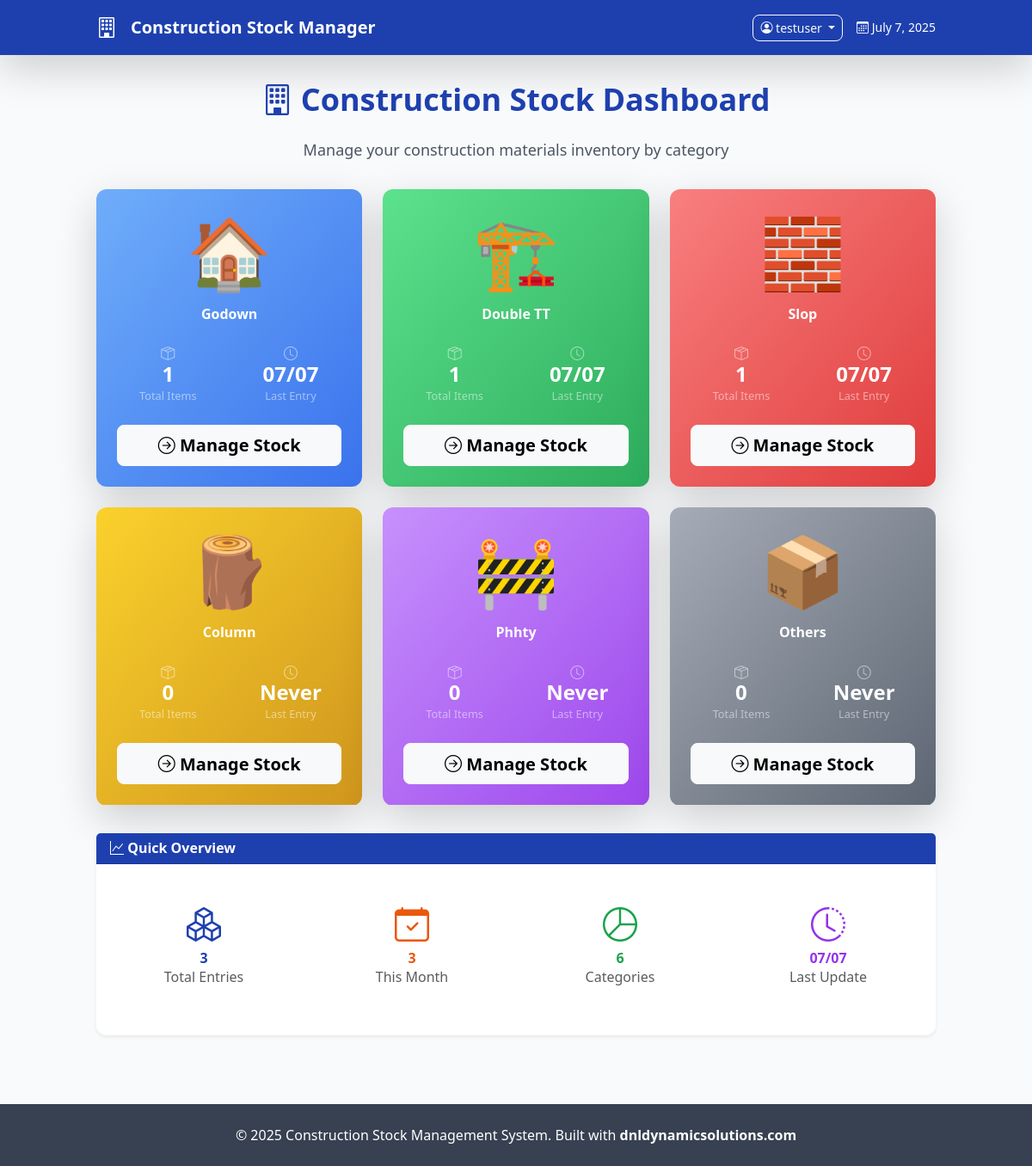
The page / (signed in) on the database its author committed.
### models.py (models this page shows, shortened)
class User(UserMixin, db.Model):
    __tablename__ = 'users'
    id = db.Column(db.Integer, primary_key=True)
    username = db.Column(db.String(80), unique=True, nullable=False)
    email = db.Column(db.String(120), unique=True, nullable=False)
    password_hash = db.Column(db.String(256), nullable=False)
    created_at = db.Column(db.DateTime, default=datetime.utcnow)

class StockEntry(db.Model):
    __tablename__ = 'stock_entries'
    CATEGORY_CHOICES = [
        ('godown', 'Godown'),
        ('double_tt', 'Double TT'),
        ('slop', 'Slop'),
        ('column', 'Column'),
        ('phhty', 'Phhty'),
        ('others', 'Others'),
    ]
    serial_no = db.Column(db.Integer, primary_key=True, autoincrement=True)
    category = db.Column(db.String(20), nullable=False)
    size = db.Column(db.String(100), nullable=False)
    quantity = db.Column(db.Integer, nullable=False)
    product_details = db.Column(db.Text, nullable=True)
    timestamp = db.Column(db.DateTime, default=datetime.utcnow)

### routes.py (the view)
@app.route('/')
def index():
    if not current_user.is_authenticated:
        return redirect(url_for('login'))
    category_stats = {}
    for category_key in CATEGORIES.keys():
        entries = StockEntry.query.filter_by(category=category_key).all()
        category_stats[category_key] = {
            'total_items': len(entries),
            'total_quantity': sum(entry.quantity for entry in entries),
            'last_entry': entries[-1].timestamp.strftime('%m/%d') if entries else 'Never'
        }
    total_entries = StockEntry.query.count()
    from datetime import datetime
    current_month = datetime.now().month
    current_year = datetime.now().year
    monthly_entries = StockEntry.query.filter(
        extract('month', StockEntry.timestamp) == current_month,
        extract('year', StockEntry.timestamp) == current_year
    ).count()
    last_entry = StockEntry.query.order_by(StockEntry.timestamp.desc()).first()
    last_entry_date = last_entry.timestamp.strftime('%m/%d') if last_entry else 'Never'
    return render_template('index.html',
                         categories=CATEGORIES,
                         category_stats=category_stats,
                         total_entries=total_entries,
                         monthly_entries=monthly_entries,
                         last_entry_date=last_entry_date)

### app.py (called while the page is built)
@login_manager.user_loader
def load_user(user_id):
    from models import User
    return User.query.get(int(user_id))

### templates/index.html (shortened to what this page needs)
{% extends "base.html" %}
{% block content %}
<div class="text-center mb-8">
    <h1 class="text-4xl font-bold text-construction-blue mb-4">
        <i class="bi bi-building"></i>
        Construction Stock Dashboard
    </h1>
    <p class="text-lg text-gray-600">Manage your construction materials inventory by category</p>
</div>
<div class="row g-4">
    {% for category_key, category_info in categories.items() %}
    <div class="col-md-6 col-lg-4">
        <div class="card category-card h-100 shadow-lg border-0 overflow-hidden position-relative">
            <div class="card-body d-flex flex-column p-4">
                <div class="text-center mb-4">
                    <div class="category-icon mb-3">
                        <span class="display-1">{{ category_info.icon }}</span>
                    </div>
                    <h4 class="card-title text-white fw-bold mb-0">{{ category_info.name }}</h4>
                </div>
                <div class="category-stats mb-4">
                    <div class="row text-center">
                        <div class="col-6">
                            <div class="stat-item">
                                <i class="bi bi-box-seam text-white-50"></i>
                                <div class="stat-number text-white fw-bold">{{ category_stats[category_key].total_items }}</div>
                                <div class="stat-label text-white-50 small">Total Items</div>
                            </div>
                        </div>
                        <div class="col-6">
                            <div class="stat-item">
                                <i class="bi bi-clock text-white-50"></i>
                                <div class="stat-number text-white fw-bold">{{ category_stats[category_key].last_entry }}</div>
                                <div class="stat-label text-white-50 small">Last Entry</div>
                            </div>
                        </div>
                    </div>
                </div>
                <div class="mt-auto">
                    <a href="{{ url_for('category_view', category_name=category_key) }}"
                       class="btn btn-light btn-lg w-100 fw-bold">
                        <i class="bi bi-arrow-right-circle"></i>
                        Manage Stock
                    </a>
                </div>
            </div>
            <div class="category-gradient bg-gradient-to-br {{ category_info.gradient }}"></div>
        </div>
    </div>
    {% endfor %}
</div>
<div class="row mt-8">
    <div class="col-12">
        <div class="card shadow-sm border-0">
            <div class="card-header bg-construction-blue text-white">
                <h5 class="card-title mb-0">
                    <i class="bi bi-graph-up"></i>
                    Quick Overview
                </h5>
            </div>
            <div class="card-body">
                <div class="row text-center">
                    <div class="col-md-3 col-6 mb-3">
                        <div class="stat-card">
                            <i class="bi bi-boxes text-construction-blue fs-1"></i>
                            <h3 class="text-construction-blue fw-bold">{{ total_entries }}</h3>
                            <p class="text-muted">Total Entries</p>
                        </div>
                    </div>
                    <div class="col-md-3 col-6 mb-3">
                        <div class="stat-card">
                            <i class="bi bi-calendar-check text-construction-orange fs-1"></i>
                            <h3 class="text-construction-orange fw-bold">{{ monthly_entries }}</h3>
                            <p class="text-muted">This Month</p>
                        </div>
                    </div>
                    <div class="col-md-3 col-6 mb-3">
                        <div class="stat-card">
                            <i class="bi bi-pie-chart text-green-600 fs-1"></i>
                            <h3 class="text-green-600 fw-bold">6</h3>
                            <p class="text-muted">Categories</p>
                        </div>
                    </div>
                    <div class="col-md-3 col-6 mb-3">
                        <div class="stat-card">
                            <i class="bi bi-clock-history text-purple-600 fs-1"></i>
                            <h3 class="text-purple-600 fw-bold">{{ last_entry_date }}</h3>
                            <p class="text-muted">Last Update</p>
                        </div>
                    </div>
                </div>
            </div>
        </div>
    </div>
</div>
{% endblock %}

### templates/base.html (shortened to what this page needs)
<!DOCTYPE html>
<html lang="en">
<head>
    <link href="https://cdn.jsdelivr.net/npm/bootstrap@5.3.0/dist/css/bootstrap.min.css" rel="stylesheet">
    <script src="https://cdn.tailwindcss.com"></script>
    <link rel="stylesheet" href="https://cdn.jsdelivr.net/npm/bootstrap-icons@1.11.0/font/bootstrap-icons.css">
    <link rel="stylesheet" href="{{ url_for('static', filename='css/style.css') }}">
</head>
<body class="bg-gray-50">
    <nav class="bg-construction-blue text-white shadow-lg">
        <div class="container mx-auto px-4">
            <div class="flex items-center justify-between h-16">
                <div class="flex items-center space-x-4">
                    <i class="bi bi-building text-2xl"></i>
                    <a href="{{ url_for('index') }}" class="text-xl font-bold hover:text-blue-200 transition-colors">
                        Construction Stock Manager
                    </a>
                </div>
                <div class="flex items-center space-x-4">
                    {% if current_user.is_authenticated %}
                    <div class="dropdown">
                        <button class="btn btn-outline-light btn-sm dropdown-toggle" type="button" data-bs-toggle="dropdown">
                            <i class="bi bi-person-circle"></i>
                            {{ current_user.username }}
                        </button>
                    </div>
                    {% endif %}
                    <span class="text-sm">
                        <i class="bi bi-calendar3"></i>
                        <span id="currentDate"></span>
                    </span>
                </div>
            </div>
        </div>
    </nav>
    <main class="container mx-auto px-4 py-8">
        {% block content %}{% endblock %}
    </main>
    <footer class="bg-construction-gray text-white py-6 mt-12">
        <div class="container mx-auto px-4 text-center">
            <p>&copy; 2025 Construction Stock Management System. Built with <strong>dnldynamicsolutions.com</strong></p>
        </div>
    </footer>
</body>
</html>

### static/css/style.css (style rules this page uses)
body { font-family: 'Segoe UI', Tahoma, Geneva, Verdana, sans-serif; background-color: #f8fafc; }
.category-card { transition: all 0.3s ease; cursor: pointer; position: relative; overflow: hidden; min-height: 280px; }
.category-gradient { position: absolute; top: 0; left: 0; right: 0; bottom: 0; z-index: 1; opacity: 0.9; }
.category-card .card-body { position: relative; z-index: 2; }
.category-icon { transition: transform 0.3s ease; }
.category-card .btn { transition: all 0.3s ease; }
.stat-card { padding: 1.5rem; border-radius: 8px; transition: all 0.3s ease; }
.stat-item { text-align: center; }
.stat-number { font-size: 1.5rem; font-weight: bold; line-height: 1; }
.stat-label { font-size: 0.8rem; margin-top: 0.25rem; }
.btn { border-radius: 8px; font-weight: 500; transition: all 0.3s ease; }
.card { border-radius: 12px; transition: all 0.3s ease; }
.card-header { border-radius: 12px 12px 0 0; font-weight: 600; }
.fade-in { animation: fadeIn 0.5s ease-out; }
.text-construction-blue { color: #1e40af !important; }
.text-construction-orange { color: #ea580c !important; }
.bg-construction-blue { background-color: #1e40af !important; }
.bg-construction-gray { background-color: #374151 !important; }

### rows shown on the page
User: username "testuser"
StockEntry: icon "🏠", name "Godown", serial_no "1", category_stats "07/07"

### other values the page prints
{{ category_info.icon }} "🏗️" "🧱" "🪵" "🚧" "📦"
{{ category_info.name }} "Double TT" "Slop" "Column" "Phhty" "Others"
{{ category_stats[category_key].total_items }} "1" "1" "0" "0" "0"
{{ category_stats[category_key].last_entry }} "07/07" "07/07" "Never" "Never" "Never"
{{ total_entries }} "3"
{{ monthly_entries }} "3"
{{ last_entry_date }} "07/07"
